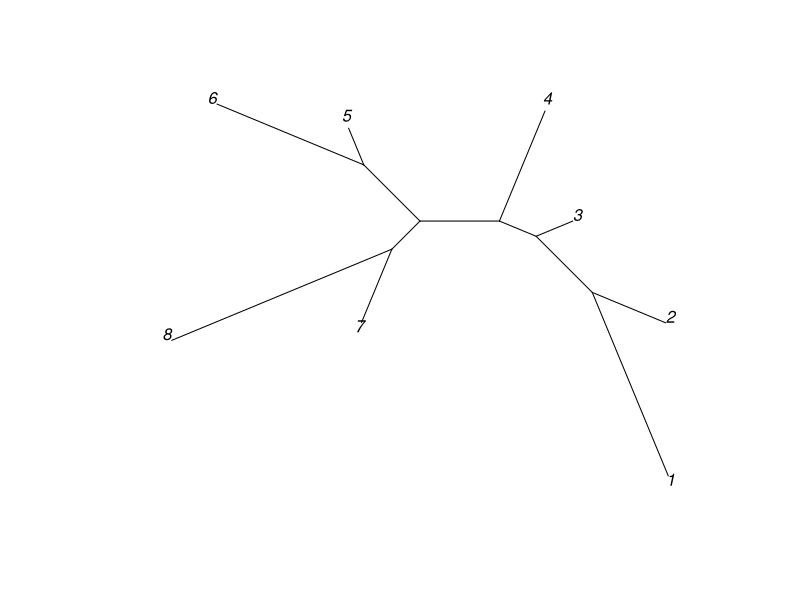
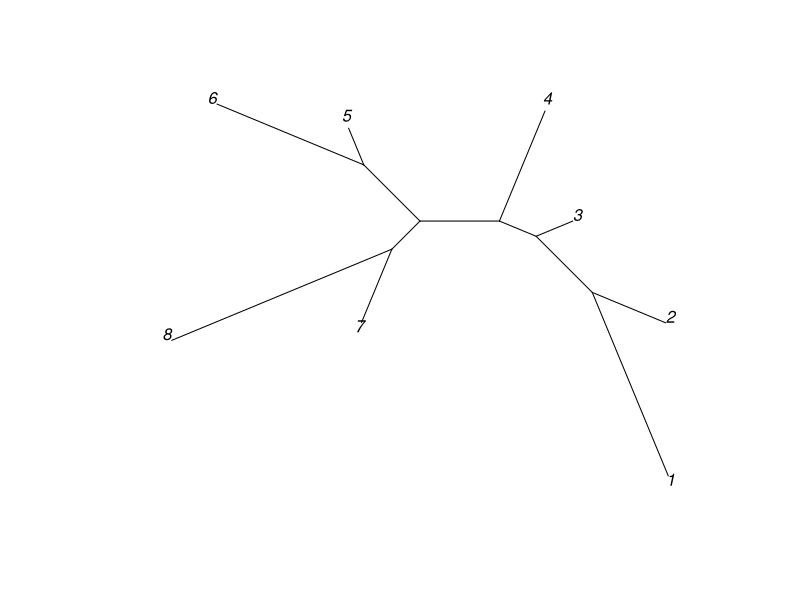
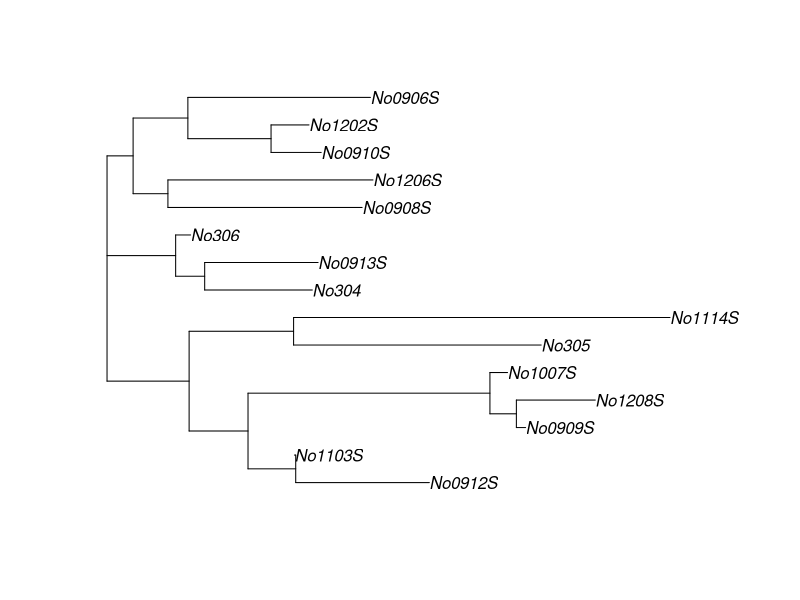

Source code (R) for these figures, in order:
## ---- chunk 1
# install.packages("ape")
## ---- chunk 2
library(ape)
## ---- chunk 3
?nj
## ---- chunk 4
x <- c(7, 8, 11, 13, 16, 13, 17, 5, 8, 10, 13,
       10, 14, 5, 7, 10, 7, 11, 8, 11, 8, 12,
       5, 6, 10, 9, 13, 8)
## ---- chunk 5
length(x)
## ---- chunk 6
M <- matrix(0, 8, 8)
M
## ---- chunk 7
M[lower.tri(M)] <- x
M <- t(M)
M[lower.tri(M)] <- x
dimnames(M) <- list(1:8, 1:8)
## ---- chunk 8
M
## ---- chunk 9
2*28 + 8
## ---- chunk 10
tr <- ape::nj(M)
## ---- chunk 11
plot(tr, type = "u")
plot(tr, type = "unrooted")
## ---- chunk 12
?woodmouse
## ---- chunk 13
data(woodmouse)
## ---- chunk 14
is(woodmouse)
class(woodmouse)
dim(woodmouse)
## ---- chunk 15
round(dist.dna(woodmouse), digits = 2)
## ---- chunk 16
mouse_M  <- dist.dna(woodmouse)

## ---- chunk 17
trw <- nj(mouse_M)
## ---- chunk 18
trw <- nj(dist.dna(woodmouse))
## ---- chunk 19
plot(trw)
